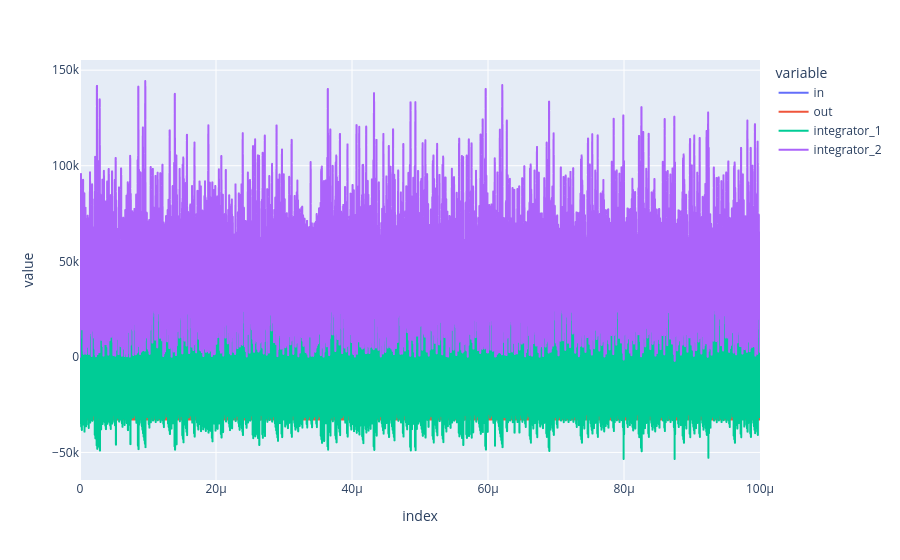

Notebook source saved alongside this figure:
### Code cell
px.line(df, line_shape="vh")

### Figure 1 — Plotly figure (JSON) as saved in the notebook; plotly's stock layout.template omitted (floating-point values rounded to 4 significant figures; data arrays with more than 128 entries replaced by an {"elided": "..."} marker saying what was removed)
{"data": [{"hovertemplate": "variable=in<br>index=%{x}<br>value=%{y}<extra></extra>", "legendgroup": "in", "line": {"color": "#636efa", "dash": "solid", "shape": "vh"}, "marker": {"symbol": "circle"}, "mode": "lines", "name": "in", "showlegend": true, "type": "scattergl", "x": {"elided": "10000 float values"}, "xaxis": "x", "y": {"elided": "10000 int values"}, "yaxis": "y"}, {"hovertemplate": "variable=out<br>index=%{x}<br>value=%{y}<extra></extra>", "legendgroup": "out", "line": {"color": "#EF553B", "dash": "solid", "shape": "vh"}, "marker": {"symbol": "circle"}, "mode": "lines", "name": "out", "showlegend": true, "type": "scattergl", "x": {"elided": "10000 float values"}, "xaxis": "x", "y": {"elided": "10000 int values"}, "yaxis": "y"}, {"hovertemplate": "variable=integrator_1<br>index=%{x}<br>value=%{y}<extra></extra>", "legendgroup": "integrator_1", "line": {"color": "#00cc96", "dash": "solid", "shape": "vh"}, "marker": {"symbol": "circle"}, "mode": "lines", "name": "integrator_1", "showlegend": true, "type": "scattergl", "x": {"elided": "10000 float values"}, "xaxis": "x", "y": {"elided": "10000 int values"}, "yaxis": "y"}, {"hovertemplate": "variable=integrator_2<br>index=%{x}<br>value=%{y}<extra></extra>", "legendgroup": "integrator_2", "line": {"color": "#ab63fa", "dash": "solid", "shape": "vh"}, "marker": {"symbol": "circle"}, "mode": "lines", "name": "integrator_2", "showlegend": true, "type": "scattergl", "x": {"elided": "10000 float values"}, "xaxis": "x", "y": {"elided": "10000 int values"}, "yaxis": "y"}], "layout": {"legend": {"title": {"text": "variable"}, "tracegroupgap": 0}, "margin": {"t": 60}, "xaxis": {"anchor": "y", "domain": [0, 1], "title": {"text": "index"}}, "yaxis": {"anchor": "x", "domain": [0, 1], "title": {"text": "value"}}}}
